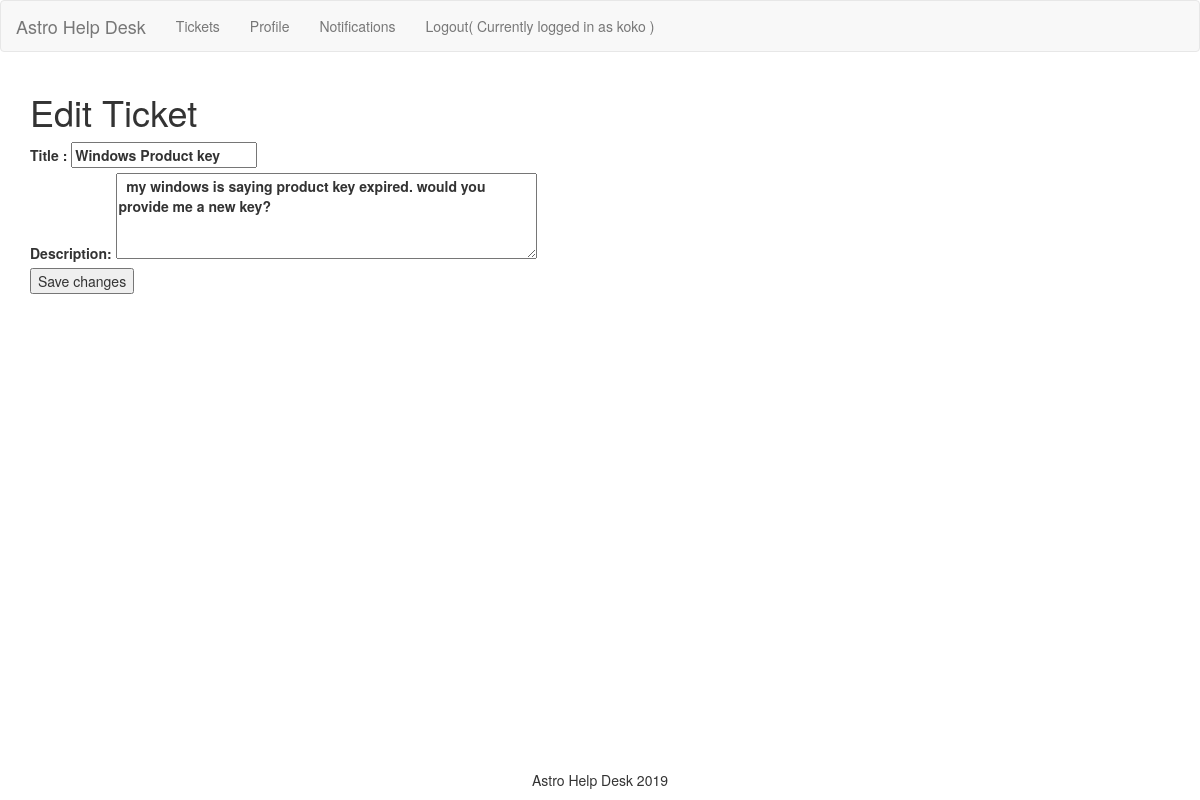
/Ticket/edit/18 (signed in), run on the app's committed database.
### tables this page shows
CREATE TABLE `ticket` (
  `ticket_id` int(11) NOT NULL,
  `title` varchar(50) NOT NULL,
  `description` varchar(500) NOT NULL,
  `created_by` int(11) NOT NULL,
  `created_on` datetime NOT NULL,
  `ticket_status` varchar(50) NOT NULL,
  `urgency` varchar(50) DEFAULT NULL,
  `priority` varchar(50) DEFAULT NULL,
  `closed_on` datetime DEFAULT NULL,
  `assigned_to` int(11) DEFAULT NULL
);

### app/core/App.php (called while the page is built, shortened)
<?php
class App
{
	protected $method = 'login';
	public function __construct(){
		$url = $this->parseURL();
		unset($url[0]);
		$this->controller = new $this->controller();
		if(isset($url[1])){
			if(method_exists($this->controller, $url[1])){
				$this->method = $url[1];
			}
			unset($url[1]);
		}
		$this->params = $url ? array_values($url) : [];
		call_user_func_array([$this->controller, $this->method], $this->params);
	}
	public function parseUrl(){
		if(isset($_GET['url'])){
			return explode('/', filter_var(rtrim($_GET['url'], '/'), FILTER_SANITIZE_URL));
		}
	}
}
?>

### index.php (called while the page is built, shortened)
<?php
$app = new App();
?>

### app/models/ticket.php (called while the page is built, shortened)
<?php
class Ticket extends Model{
    public function find($ticket_id){
        $stmt = self::$_connection->prepare("SELECT  * FROM Ticket  JOIN User ON Ticket.created_by = User.user_id WHERE ticket_id = :ticket_id");
        $stmt->execute(['ticket_id'=>$ticket_id]);
        $stmt->setFetchMode(PDO::FETCH_CLASS, 'Ticket');
        return $stmt->fetch();
    }
}
?>

### app/core/Model.php (called while the page is built, shortened)
<?php
class Model{
	public function __construct()
    {
        $server = 'localhost';
        $DBName = 'help_desk';
        $user = 'root';
        $pass = '';
    }
}
?>

### app/views/Ticket/edit.php (the view, shortened to what this page needs)
<html>
<head>
	<link rel="stylesheet" type="text/css" href="/css/bootstrap.css" />
</head>
<body>
<div class="container">
	<h1>Edit Ticket</h1>
	<form method='post'>
		<label>Title      :
			<input type='text' name='title' value='<?php echo $model->title; ?>' />
		</label><br>
		<label>Description:
			<textarea rows="4" cols="50" name='description'> <?php echo $model->description; ?></textarea><br>
		</label><br>
		<input type='submit' name='action' value='Save changes' />
	</form>
</div>
</body>
</html>

### data on the page
ticket: title "Windows Product key", description "my windows is saying product key expired. would you provide me a new key?"

### other printed values
$_SESSION[username] "koko"
